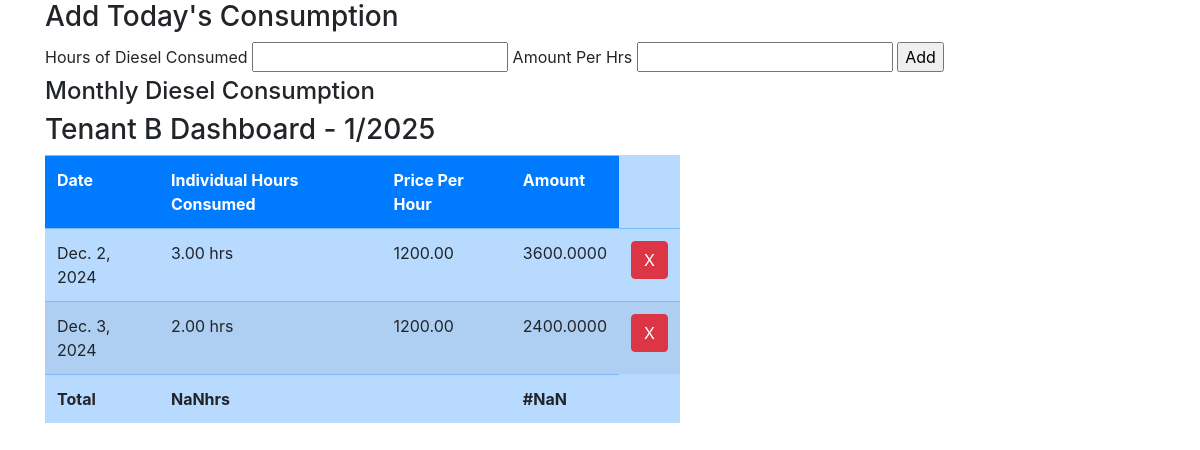
/displayTenant/2, run on the app's committed database.
### dieselConsumed/models.py (models this page shows, shortened)
class Tenant(models.Model):
    name = models.CharField(max_length=100)
    unit = models.CharField(max_length=50, unique=True)  # E.g., Apartment/Unit ID

class DailyRecord(models.Model):
    tenant = models.ForeignKey(Tenant, on_delete=models.CASCADE, related_name="daily_records")
    date = models.DateField(default=now)
    hours_used = models.DecimalField(max_digits=5, decimal_places=2)
    price_per_hour = models.DecimalField(max_digits=7, decimal_places=2)
    class Meta:
        unique_together = ('tenant', 'date')  # Prevent duplicate entries for the same day.
    def calculate_amount(self):
        return self.hours_used * self.price_per_hour

### dieselConsumed/views.py (the view)
# urls.py: path('displayTenant/<int:id>', views.displayTenant, name="displayTenant"),
def displayTenant(request, id, year=None, month=None):
    tenant = Tenant.objects.get(id=id)
    today = datetime.today()
    year = int(year) if year else today.year
    month = int(month) if month else today.month
    daily_records = tenant.daily_records.filter(date__year=year, date__month=month)
    monthly_summary = MonthlySummary.objects.filter(tenant=tenant, year=year, month=month).first()
    tenantGeneratorUsage = DailyRecord.objects.filter(tenant=tenant)
    current_date = datetime.now()
    return render(request, "dieselConsumed/tenantDisplay.html", {
        "tenantBill": tenantGeneratorUsage,
        'tenant': tenant,
        'daily_records': daily_records,
        'monthly_summary': monthly_summary,
        'year': year,
        'month': month,
    })

### dieselConsumed/templates/dieselConsumed/tenantDisplay.html (shortened to what this page needs)
{% extends "dieselConsumed/layout.html" %}
{% load static %}
{% block body %}
    <h3>Add Today's Consumption</h3>
    <form action="{% url 'addTenantConsumption' tenant.id %}" method="post">
        <label>Hours of Diesel Consumed</label>
        <input type="text" name="dieselHrs" />
        <label>Amount Per Hrs</label>
        <input type="text" name="amount" />
        <input type="submit" value="Add" />
    </form>
    <div class="row">
        <div class="col-md-7">
          <div>
            <h4>Monthly Diesel Consumption</h4>
            <h3>{{ tenant.name }} Dashboard - {{ month }}/{{ year }}</h3>
          </div>
          <table id="table" class="table table-striped table-primary">
            <tr class="bg-primary text-white">
              <th>Date</th>
              <th>Individual Hours Consumed</th>
              <th>Price Per Hour</th>
              <th>Amount</th>
            </tr>
            {% for bill in tenantBill %}
                <tr>
                    <td>{{ bill.date }} </td>
                    <td>{{ bill.hours_used }} hrs</td>
                    <td>{{ bill.price_per_hour }}</td>
                    <td>{{ bill.calculate_amount  }}</td>
                   <td>
                        <a class="btn btn-danger" href="{% url 'delete' bill.id %}">X</a>
                    </td>
                </tr>
            {% endfor %}
            <tr>
              <td id="total"><b>Total</b></td>
              <td id="totalHours"><b></b></td>
              <td id="price"><b></b></td>
              <td id="totalAmount"><b></b></td>
            </tr>
          </table>
        </div>
{% endblock %}

### data on the page
Tenant: name "Tenant B"
DailyRecord: date "Dec. 2, 2024", hours_used "3.00", price_per_hour "1200.00", calculate_amount "3600.0000"
DailyRecord: date "Dec. 3, 2024", hours_used "2.00", price_per_hour "1200.00", calculate_amount "2400.0000"

### other printed values
{{ month }} "1"
{{ year }} "2025"
